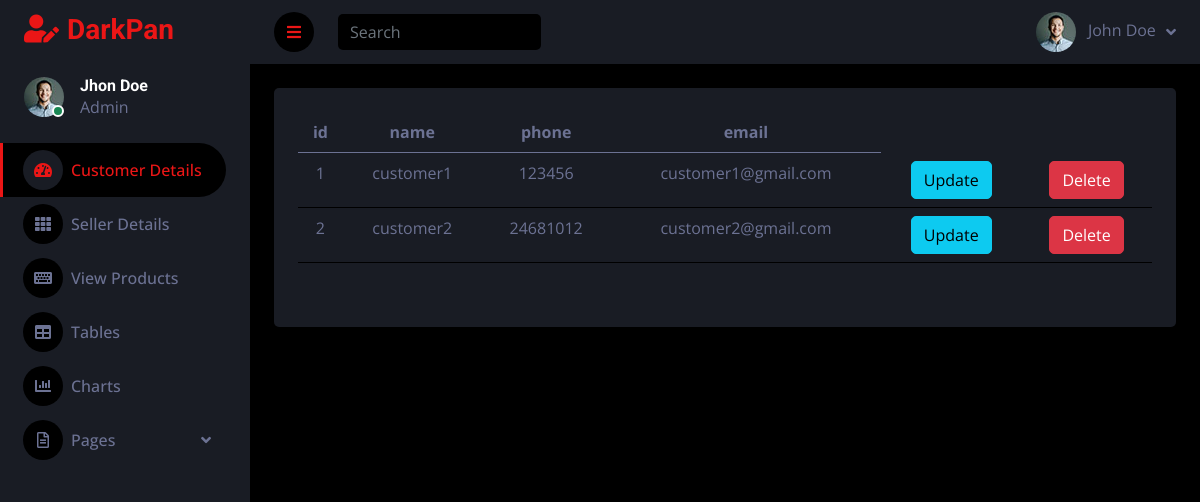
Screenshot of /customer_details/ with the database file from the repository.
### sales_app/models.py (models this page shows, shortened)
class Customer(models.Model):
    user=models.ForeignKey(User_model,on_delete=models.CASCADE,related_name="customers")
    name=models.CharField(max_length=50)
    phone_number=models.CharField(max_length=100)
    email=models.EmailField()
    status1=models.BooleanField(default=0)

### sales_app/admin_views.py (the view)
# urls.py: path("customer_details/", admin_views.customer_details, name="customer_details"),
def customer_details(request):
    customers=Customer.objects.all()
    return render(request,"admin/customer_details.html",{'customers':customers})

### template/admin/customer_details.html
{% extends 'admin/admin_dash.html' %}
{% block content %}
<table class="table" >
  <thead>
    <tr>
      <th scope="col">id</th>
      <th scope="col">name</th>
      <th scope="col">phone</th>
      <th scope="col">email</th>
    </tr>
  </thead>
  <tbody>
  {% for i in customers %}
    <tr>
       <td>{{i.id}}</td>
      <td>{{i.name}}</td>
      <td>{{i.phone_number}}</td>
      <td>{{i.email}}</td>
      <td><a href="{% url 'customer_update' i.id %}"><button class="btn btn-info">Update</button></a></td>
      <td><a href="{% url 'customer_delete' i.id %}"><button class="btn btn-danger">Delete</button></a></td>
    </tr>
  {% endfor %}
  </tbody>
</table>
{% endblock %}

### static/dash/css/style.css (style rules this page uses)
:root { --primary: #EB1616; --secondary: #191C24; --light: #6C7293; --dark: #000000; }
.btn { transition: .5s; }

### rows the page displays
Customer: id "1", name "customer1", phone_number "123456", email "customer1@gmail.com"
Customer: id "2", name "customer2", phone_number "24681012", email "customer2@gmail.com"
